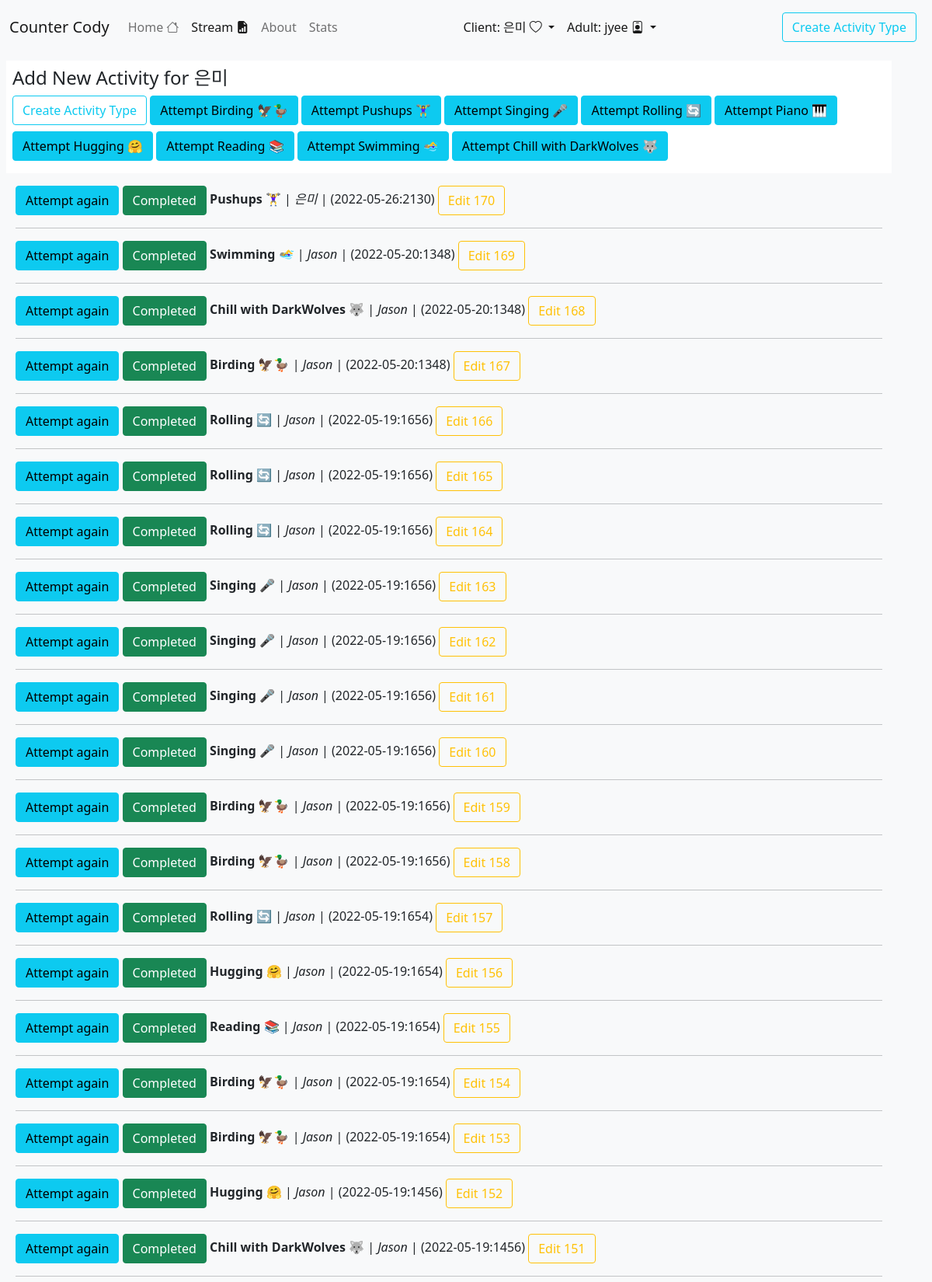
Page /stream (signed in, upper part) on the committed database.
### todo/models.py (models this page shows, shortened)
class Client(models.Model):
    id = models.AutoField(primary_key=True)
    display_name = models.TextField(blank=True)
    full_name = models.TextField(blank=True)
    favorite_food = models.TextField(blank=True)
    guardian_users = models.ManyToManyField(get_user_model(), blank=True)

class Activity(models.Model):
    id = models.AutoField(primary_key=True)
    name = models.TextField()
    description = models.TextField(blank=True)
    youtube_url = models.TextField(blank=True)
    color = models.CharField(max_length=7, default='#20c997')
    class Meta:
        verbose_name_plural = "Activities"
    def __str__(self):
        return self.name

class TodoItem(models.Model):
    content = models.TextField(blank=True)
    owner = models.TextField(blank=True)
    activity = models.ForeignKey('Activity', on_delete=models.CASCADE)
    client = models.ForeignKey('Client', on_delete=models.CASCADE)
    done = models.BooleanField(default=False)
    created_by = models.ForeignKey(get_user_model(), on_delete=models.CASCADE, related_name="created_by", default=1)
    updated_by = models.ForeignKey(get_user_model(), on_delete=models.CASCADE, related_name="updated_by", default=1)
    created_at = models.DateTimeField(auto_now_add=True, blank=True)
    updated_at = models.DateTimeField(blank=True)
    class Meta:
        ordering = ['-updated_at']
        verbose_name_plural = "Activities Attempted"

### todo/views.py (the view)
# urls.py: path('stream', streamView),
@login_required
def streamView(request):
  resp_data = {}
  global selected_client_id
  all_random_giphy = RandomGiphy.objects.all()
  one_random_giphy = random.choice(all_random_giphy)
  resp_data['one_random_giphy'] = one_random_giphy
  all_todo_items = TodoItem.objects.all()
  resp_data['all_items'] = all_todo_items
  clients = Client.objects.all()
  print("streamView: selected_client_id: " + str(selected_client_id))
  resp_data['clients'] = clients
  resp_data['selected_client'] = Client.objects.get(pk=selected_client_id)
  all_activities = Activity.objects.all()
  resp_data['all_activities'] = all_activities
  return render(
    request,
    'stream.html',
    resp_data
  )

### templates/stream.html (shortened to what this page needs)
<!doctype html>
<html lang="en">
<head>
  <link href="https://cdn.jsdelivr.net/npm/bootstrap@5.1.3/dist/css/bootstrap.min.css" rel="stylesheet">
  <link rel="stylesheet" href="https://cdn.jsdelivr.net/npm/bootstrap-icons@1.7.2/font/bootstrap-icons.css">
</head>
<body class="bg-light">
<nav class="navbar navbar-expand-lg navbar-light bg-light">
  <div class="container-fluid">
    <a class="navbar-brand b mb-0 h2" href="#">Counter Cody</a>
    <div class="collapse navbar-collapse" id="navbarSupportedContent">
      <ul class="navbar-nav me-auto mb-2 mb-lg-0">
        <li class="nav-item">
          <a class="nav-link inactive" href="/">
            Home
            <i class="bi bi-house"></i>
          </a>
        </li>
        <li class="nav-item">
          <a class="nav-link active" href="/stream">
            Stream
            <i class="bi bi-file-earmark-bar-graph-fill"></i>
          </a>
        </li
        <li class="nav-item">
          <a class="nav-link inactive" data-bs-toggle="modal" data-bs-target="#aboutModal" href="#">About</a>
        <li class="nav-item">
          <a class="nav-link" href="#">Stats</a>
        </li>
      </ul>
      <ul class="navbar-nav me-auto mb-2 mb-lg-0">
        <li class="nav-item dropdown active">
          <a class="nav-link dropdown-toggle active" href="#" id="navbarDropdown" role="button" data-bs-toggle="dropdown" aria-expanded="false" aria-current="page">
            Client:
            {{ selected_client.display_name }}
            <i class="bi bi-heart"></i>
          </a>
        </li>
        {% if user.is_authenticated %}
        <li class="nav-item dropdown active">
          <a class="nav-link dropdown-toggle active b" href="#" id="navbarDropdown" role="button" data-bs-toggle="dropdown" aria-expanded="false" aria-current="page">
            Adult:
            {{user.username}}
            <i class="bi bi-person-badge"></i>
          </a>
        </li>
        {% else %}
        <li class="nav-item">
          <a class="nav-link" href="/login">Login</a>
        </li>
        {% endif %}
      </ul>
      <button type="button" class="btn btn-outline-info m-2" data-bs-toggle="modal" data-bs-target="#createActivityModal">
        Create Activity Type
      </button>
    </div>
  </div>
</nav>
<div class="container m-2 p-2 bg-white">
  <h4>Add New Activity for {{ selected_client.display_name }}</h5>
  <button type="button" class="btn btn-outline-info mb-2" data-bs-toggle="modal" data-bs-target="#createActivityModal">
    Create Activity Type
  </button>
  {% for activity in all_activities %}
    <form action="/addTodo/"
      style="display: inline;"
      method="post">{% csrf_token %}
      <input class="btn btn-info mb-2" type="submit" value="Attempt {{ activity }}"/>
    </form>
  {% endfor %}
</div>
<div class="container m-2">
{% for todo_item in all_items %}
  <p>
    <form action="/addTodo/"
      style="display: inline;"
      method="post">{% csrf_token %}
      <input class="btn btn-info" type="submit" value="Attempt again"/>
    </form>
    <form action="/doneTodo/{{todo_item.id}}/"
      style="display: inline;"
      method="post">{% csrf_token %}
        <input class="btn
          {% if todo_item.done %} btn-success {% else %} btn-outline-warning {% endif %}
        " type="submit" value="Completed"
        />
    </form>
      <span class="fw-bold">{{ todo_item.activity.name }} </span>
      | <i>{{todo_item.client.display_name}}</i>
      | ({{ todo_item.updated_at | date:"Y-m-d:Hi" }})
    <a href="admin/todo/todoitem/{{ todo_item.id }}/change" class="btn btn-outline-warning" role="button">
      Edit {{ todo_item.id }}
    </a>
  </p>
  <hr>
{% endfor %}
</div>
</body>
</html>

### rows in the picture
Client: display_name "은미"
Activity: name "Attempt Birding 🦅🦆"
Activity: name "Attempt Pushups 🏋️‍♀️"
Activity: name "Attempt Singing 🎤"
Activity: name "Attempt Rolling 🔄"
Activity: name "Attempt Piano 🎹"
Activity: name "Attempt Hugging 🤗"
Activity: name "Attempt Reading 📚"
Activity: name "Attempt Swimming 🏊‍♀️"
Activity: name "Attempt Chill with DarkWolves 🐺"
TodoItem: done "Completed", activity.name "Pushups 🏋️‍♀️", client.display_name "은미", updated_at "2022-05-26:2130", id "170"
TodoItem: done "Completed", activity.name "Swimming 🏊‍♀️", client.display_name "Jason", updated_at "2022-05-20:1348", id "169"
TodoItem: done "Completed", activity.name "Chill with DarkWolves 🐺", client.display_name "Jason", updated_at "2022-05-20:1348", id "168"
TodoItem: done "Completed", activity.name "Birding 🦅🦆", client.display_name "Jason", updated_at "2022-05-20:1348", id "167"
TodoItem: done "Completed", activity.name "Rolling 🔄", client.display_name "Jason", updated_at "2022-05-19:1656", id "166"
TodoItem: done "Completed", activity.name "Rolling 🔄", client.display_name "Jason", updated_at "2022-05-19:1656", id "165"
TodoItem: done "Completed", activity.name "Rolling 🔄", client.display_name "Jason", updated_at "2022-05-19:1656", id "164"
TodoItem: done "Completed", activity.name "Singing 🎤", client.display_name "Jason", updated_at "2022-05-19:1656", id "163"
TodoItem: done "Completed", activity.name "Singing 🎤", client.display_name "Jason", updated_at "2022-05-19:1656", id "162"
TodoItem: done "Completed", activity.name "Singing 🎤", client.display_name "Jason", updated_at "2022-05-19:1656", id "161"
TodoItem: done "Completed", activity.name "Singing 🎤", client.display_name "Jason", updated_at "2022-05-19:1656", id "160"
TodoItem: done "Completed", activity.name "Birding 🦅🦆", client.display_name "Jason", updated_at "2022-05-19:1656", id "159"
TodoItem: done "Completed", activity.name "Birding 🦅🦆", client.display_name "Jason", updated_at "2022-05-19:1656", id "158"
TodoItem: done "Completed", activity.name "Rolling 🔄", client.display_name "Jason", updated_at "2022-05-19:1654", id "157"
TodoItem: done "Completed", activity.name "Hugging 🤗", client.display_name "Jason", updated_at "2022-05-19:1654", id "156"
TodoItem: done "Completed", activity.name "Reading 📚", client.display_name "Jason", updated_at "2022-05-19:1654", id "155"
TodoItem: done "Completed", activity.name "Birding 🦅🦆", client.display_name "Jason", updated_at "2022-05-19:1654", id "154"
TodoItem: done "Completed", activity.name "Birding 🦅🦆", client.display_name "Jason", updated_at "2022-05-19:1654", id "153"
TodoItem: done "Completed", activity.name "Hugging 🤗", client.display_name "Jason", updated_at "2022-05-19:1456", id "152"
TodoItem: done "Completed", activity.name "Chill with DarkWolves 🐺", client.display_name "Jason", updated_at "2022-05-19:1456", id "151"

### other values in the picture
{{ user.username }} "jyee"
